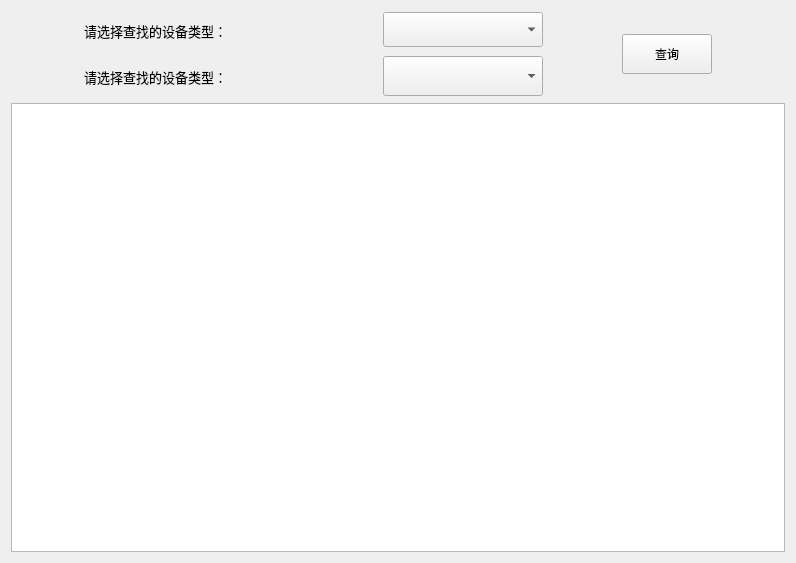
<?xml version="1.0" encoding="UTF-8"?>
<ui version="4.0">
 <class>UserDeviceManager</class>
 <widget class="QWidget" name="UserDeviceManager">
  <property name="geometry">
   <rect>
    <x>0</x>
    <y>0</y>
    <width>796</width>
    <height>563</height>
   </rect>
  </property>
  <property name="windowTitle">
   <string>Form</string>
  </property>
  <layout class="QGridLayout" name="gridLayout">
   <item row="0" column="0">
    <layout class="QHBoxLayout" name="horizontalLayout" stretch="5,10,0">
     <item>
      <layout class="QVBoxLayout" name="verticalLayout">
       <item>
        <widget class="QLabel" name="label">
         <property name="minimumSize">
          <size>
           <width>220</width>
           <height>40</height>
          </size>
         </property>
         <property name="maximumSize">
          <size>
           <width>220</width>
           <height>40</height>
          </size>
         </property>
         <property name="font">
          <font>
           <family>微软雅黑</family>
           <pointsize>10</pointsize>
          </font>
         </property>
         <property name="text">
          <string>请选择查找的设备类型：</string>
         </property>
        </widget>
       </item>
       <item>
        <widget class="QLabel" name="label_2">
         <property name="minimumSize">
          <size>
           <width>220</width>
           <height>40</height>
          </size>
         </property>
         <property name="maximumSize">
          <size>
           <width>220</width>
           <height>40</height>
          </size>
         </property>
         <property name="font">
          <font>
           <family>微软雅黑</family>
           <pointsize>10</pointsize>
          </font>
         </property>
         <property name="text">
          <string>请选择查找的设备类型：</string>
         </property>
        </widget>
       </item>
      </layout>
     </item>
     <item>
      <layout class="QVBoxLayout" name="verticalLayout_2">
       <item>
        <widget class="QComboBox" name="typeComboBox">
         <property name="minimumSize">
          <size>
           <width>160</width>
           <height>35</height>
          </size>
         </property>
         <property name="maximumSize">
          <size>
           <width>160</width>
           <height>35</height>
          </size>
         </property>
         <property name="font">
          <font>
           <family>微软雅黑</family>
          </font>
         </property>
        </widget>
       </item>
       <item>
        <widget class="QComboBox" name="locationComboBox">
         <property name="minimumSize">
          <size>
           <width>160</width>
           <height>40</height>
          </size>
         </property>
         <property name="maximumSize">
          <size>
           <width>160</width>
           <height>35</height>
          </size>
         </property>
         <property name="font">
          <font>
           <family>微软雅黑</family>
          </font>
         </property>
        </widget>
       </item>
      </layout>
     </item>
     <item>
      <widget class="QPushButton" name="filterButton">
       <property name="minimumSize">
        <size>
         <width>90</width>
         <height>40</height>
        </size>
       </property>
       <property name="maximumSize">
        <size>
         <width>90</width>
         <height>40</height>
        </size>
       </property>
       <property name="text">
        <string>查询</string>
       </property>
      </widget>
     </item>
    </layout>
   </item>
   <item row="1" column="0">
    <widget class="QTableWidget" name="deviceTable"/>
   </item>
  </layout>
 </widget>
 <resources/>
 <connections/>
</ui>
